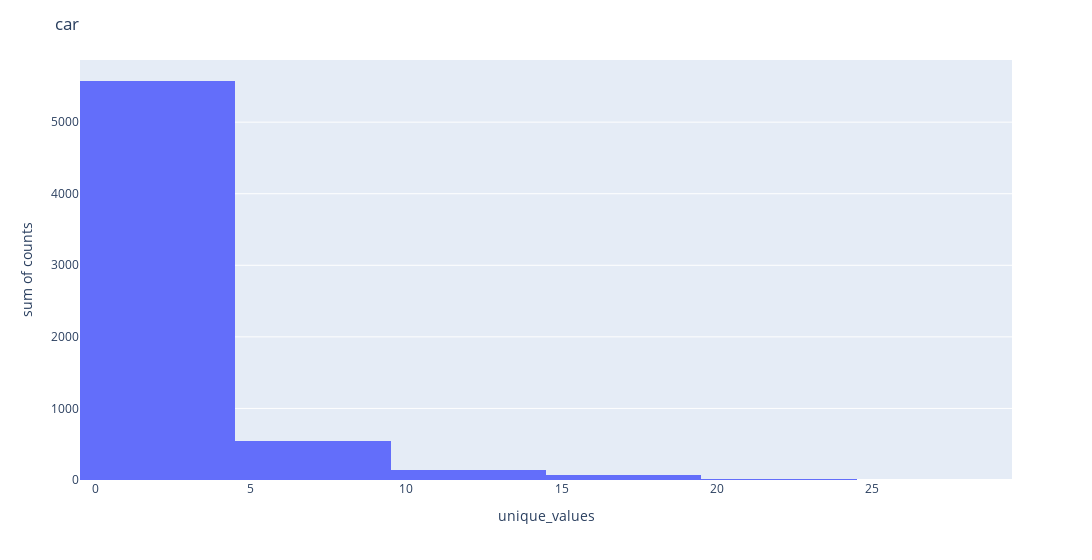
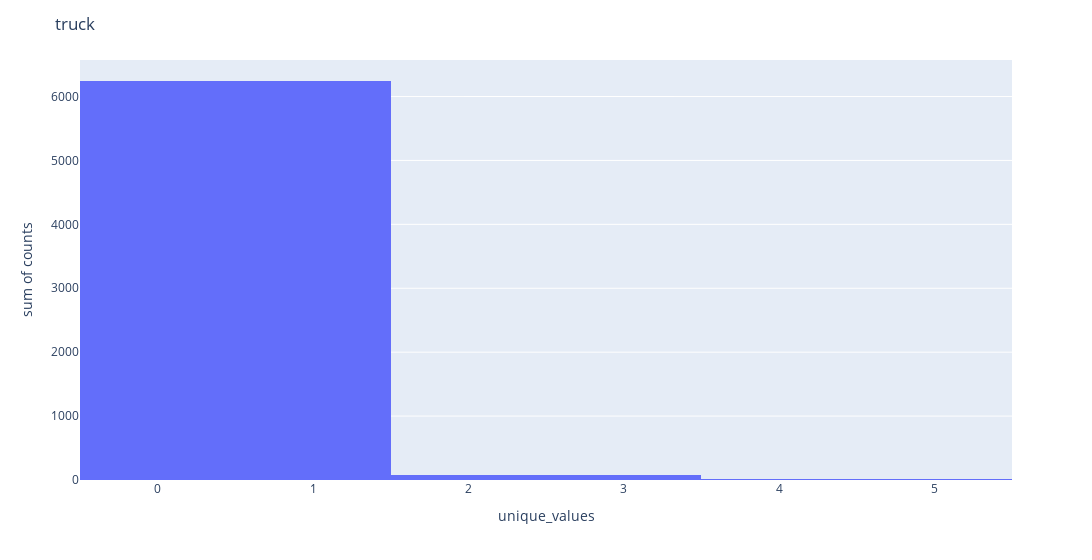
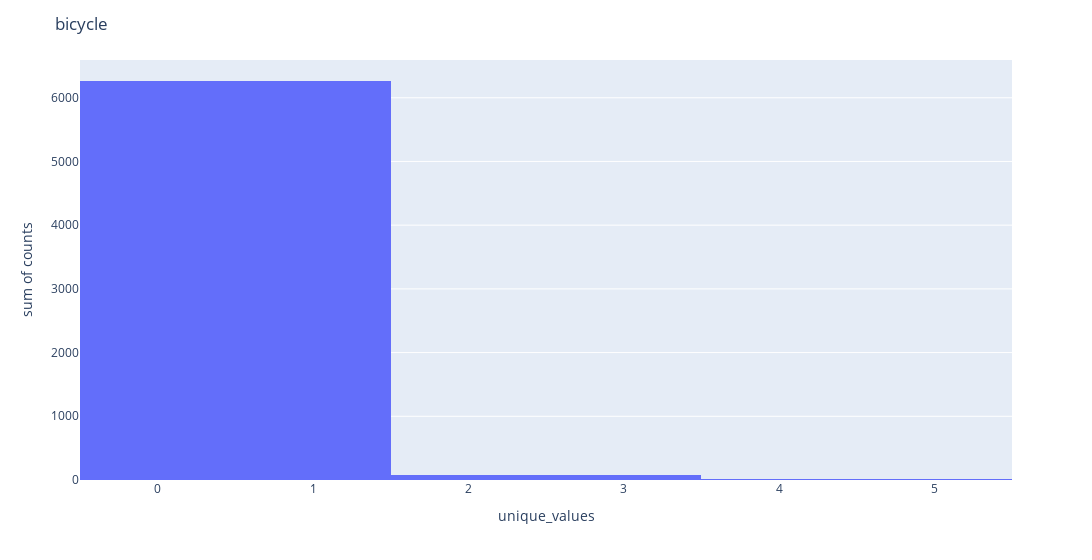
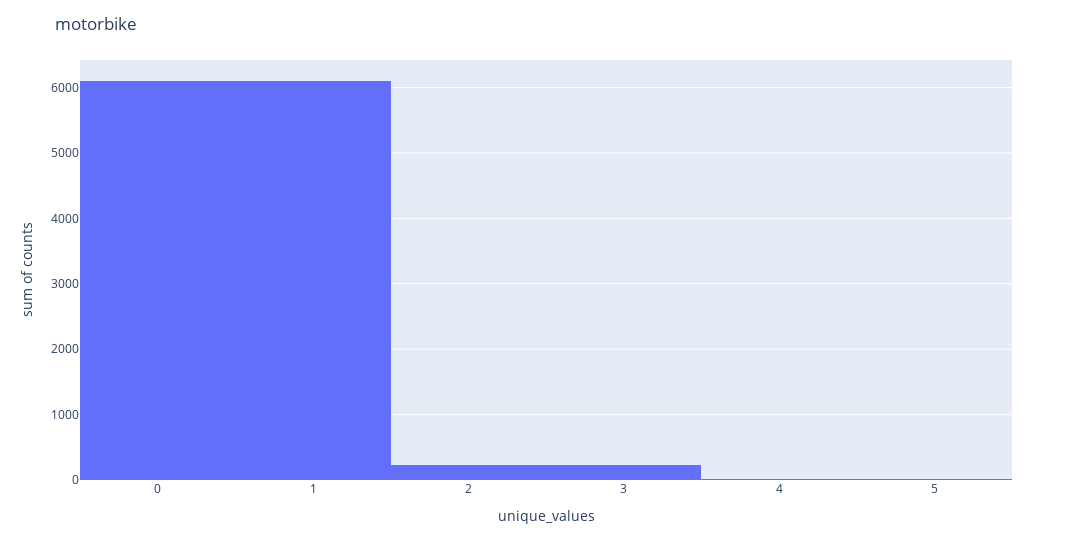

Notebook cell for these charts, in order:
### Code cell
df = filtered_labels[filtered_labels["has_annotation"] == 1]
for item in ['car', 'truck', 'bicycle',
       'motorbike', 'bus', 'total']:
       plot = df[item].value_counts().rename_axis('unique_values').reset_index(name='counts')
       fig = px.histogram(plot, x="unique_values", y="counts")
       fig.update_layout(width=1500, title=item)

       fig.show()

### Figure 1 — Plotly figure (JSON) as saved in the notebook; plotly's stock layout.template omitted (floating-point values rounded to 4 significant figures)
{"data": [{"alignmentgroup": "True", "bingroup": "x", "histfunc": "sum", "hovertemplate": "unique_values=%{x}<br>sum of counts=%{y}<extra></extra>", "legendgroup": "", "marker": {"color": "#636efa"}, "name": "", "offsetgroup": "", "orientation": "v", "showlegend": false, "type": "histogram", "x": [0, 1, 2, 3, 4, 5, 6, 7, 8, 9, 10, 11, 12, 18, 19, 13, 17, 20, 15, 16, 14, 27, 26, 21], "xaxis": "x", "y": [2042, 1492, 993, 630, 418, 226, 142, 72, 66, 45, 42, 37, 29, 19, 18, 16, 13, 12, 11, 11, 9, 1, 1, 1], "yaxis": "y"}], "layout": {"barmode": "relative", "legend": {"tracegroupgap": 0}, "margin": {"t": 60}, "title": {"text": "car"}, "width": 1500, "xaxis": {"anchor": "y", "domain": [0, 1], "title": {"text": "unique_values"}}, "yaxis": {"anchor": "x", "domain": [0, 1], "title": {"text": "sum of counts"}}}}

### Figure 2 — Plotly figure (JSON) as saved in the notebook; plotly's stock layout.template omitted (floating-point values rounded to 4 significant figures)
{"data": [{"alignmentgroup": "True", "bingroup": "x", "histfunc": "sum", "hovertemplate": "unique_values=%{x}<br>sum of counts=%{y}<extra></extra>", "legendgroup": "", "marker": {"color": "#636efa"}, "name": "", "offsetgroup": "", "orientation": "v", "showlegend": false, "type": "histogram", "x": [0, 1, 2, 3, 4], "xaxis": "x", "y": [5845, 398, 44, 40, 19], "yaxis": "y"}], "layout": {"barmode": "relative", "legend": {"tracegroupgap": 0}, "margin": {"t": 60}, "title": {"text": "truck"}, "width": 1500, "xaxis": {"anchor": "y", "domain": [0, 1], "title": {"text": "unique_values"}}, "yaxis": {"anchor": "x", "domain": [0, 1], "title": {"text": "sum of counts"}}}}

### Figure 3 — Plotly figure (JSON) as saved in the notebook; plotly's stock layout.template omitted (floating-point values rounded to 4 significant figures)
{"data": [{"alignmentgroup": "True", "bingroup": "x", "histfunc": "sum", "hovertemplate": "unique_values=%{x}<br>sum of counts=%{y}<extra></extra>", "legendgroup": "", "marker": {"color": "#636efa"}, "name": "", "offsetgroup": "", "orientation": "v", "showlegend": false, "type": "histogram", "x": [0, 1, 2, 3, 5, 4], "xaxis": "x", "y": [6039, 224, 59, 14, 7, 3], "yaxis": "y"}], "layout": {"barmode": "relative", "legend": {"tracegroupgap": 0}, "margin": {"t": 60}, "title": {"text": "bicycle"}, "width": 1500, "xaxis": {"anchor": "y", "domain": [0, 1], "title": {"text": "unique_values"}}, "yaxis": {"anchor": "x", "domain": [0, 1], "title": {"text": "sum of counts"}}}}

### Figure 4 — Plotly figure (JSON) as saved in the notebook; plotly's stock layout.template omitted (floating-point values rounded to 4 significant figures)
{"data": [{"alignmentgroup": "True", "bingroup": "x", "histfunc": "sum", "hovertemplate": "unique_values=%{x}<br>sum of counts=%{y}<extra></extra>", "legendgroup": "", "marker": {"color": "#636efa"}, "name": "", "offsetgroup": "", "orientation": "v", "showlegend": false, "type": "histogram", "x": [0, 1, 2, 3, 4], "xaxis": "x", "y": [5481, 619, 179, 51, 16], "yaxis": "y"}], "layout": {"barmode": "relative", "legend": {"tracegroupgap": 0}, "margin": {"t": 60}, "title": {"text": "motorbike"}, "width": 1500, "xaxis": {"anchor": "y", "domain": [0, 1], "title": {"text": "unique_values"}}, "yaxis": {"anchor": "x", "domain": [0, 1], "title": {"text": "sum of counts"}}}}
